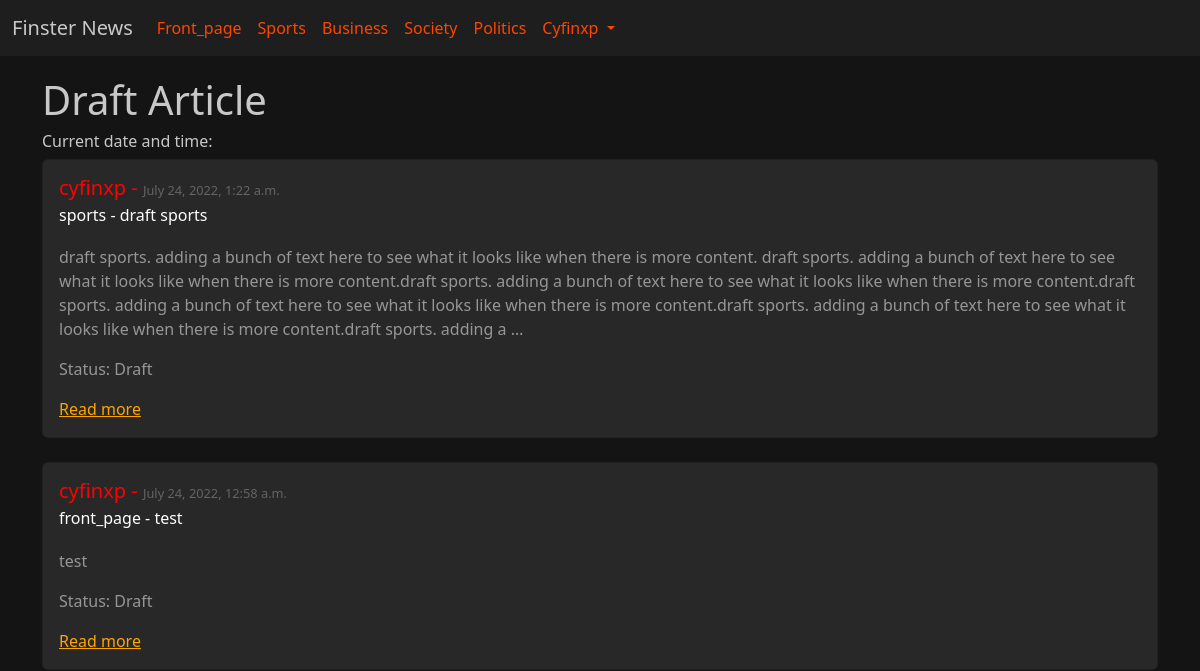
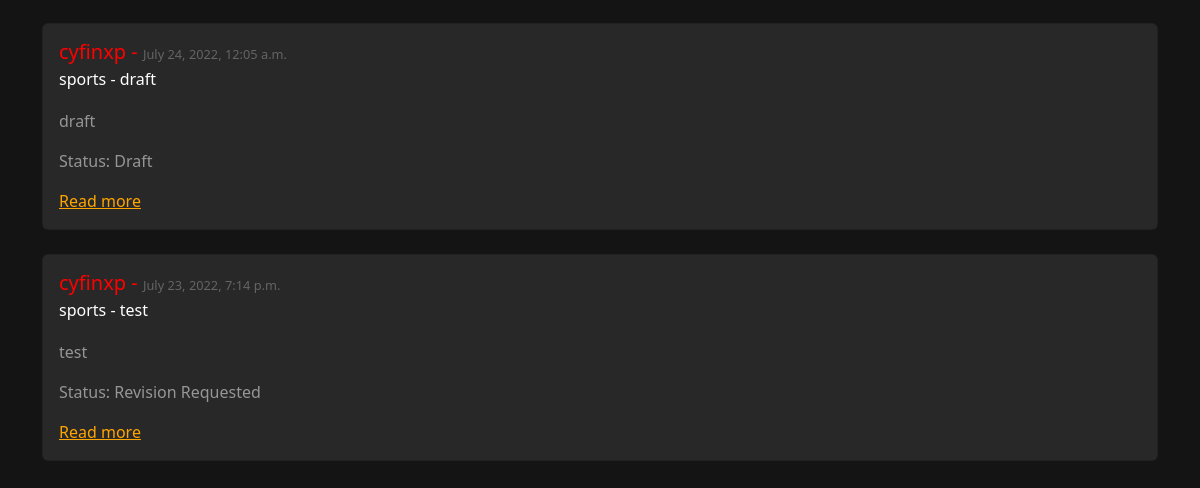
Before: /articles/drafts/ (signed in) with the older database file (2 pictures, top to bottom).
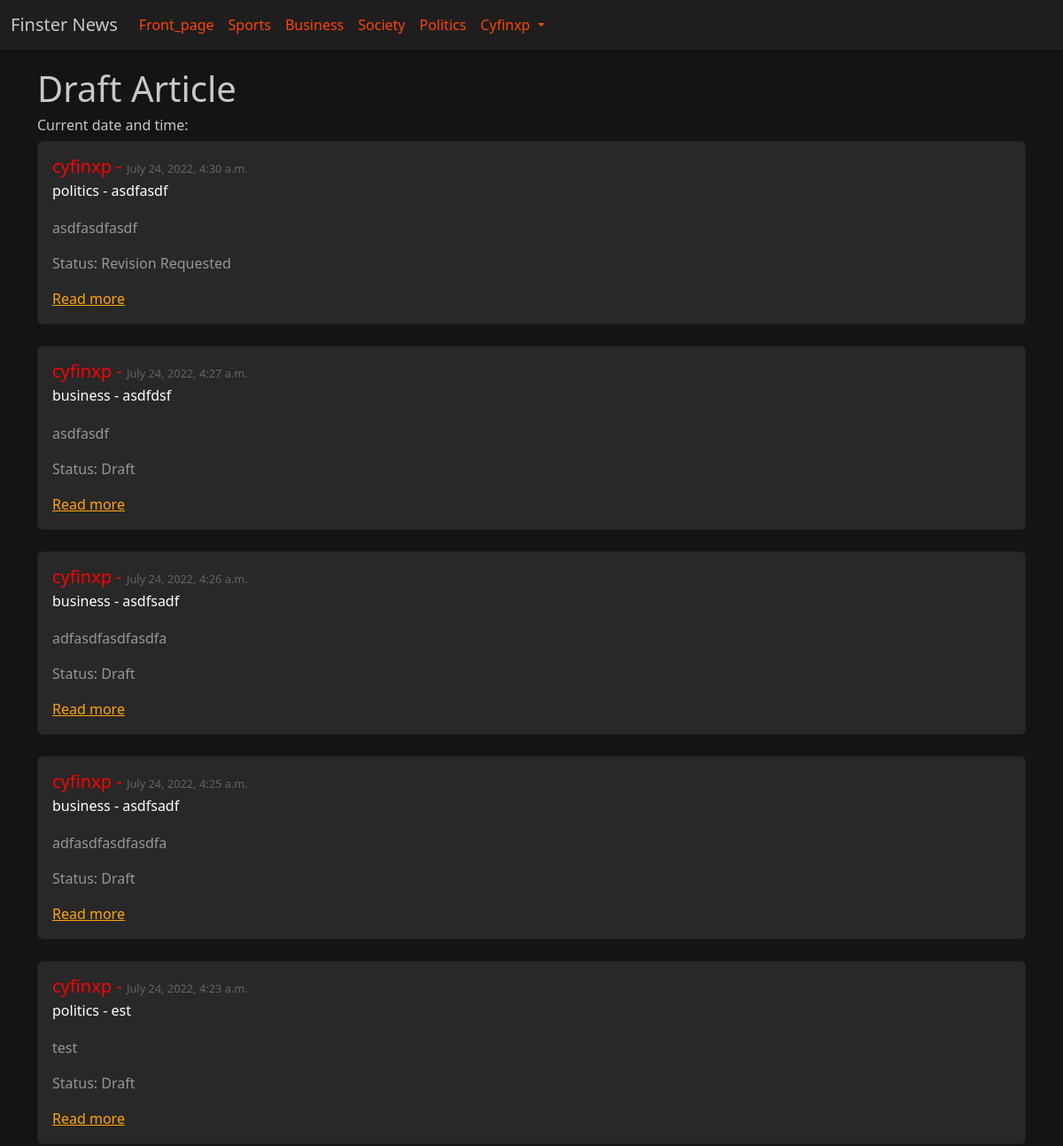
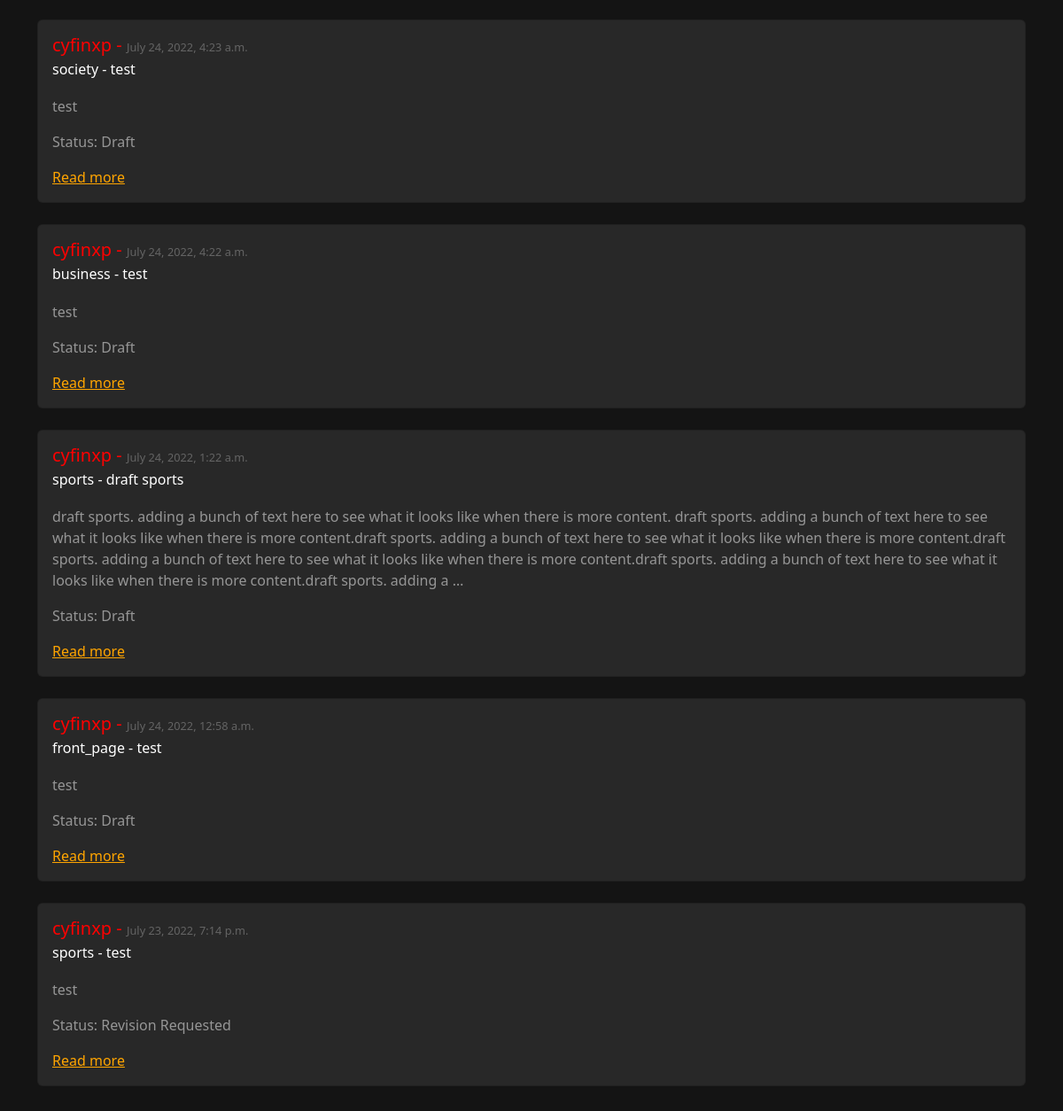
After: the same page with the newer database file (2 pictures, top to bottom).
### articles/models.py (models this page shows, shortened)
class Section(models.Model):
    name = models.CharField(max_length=128)
    description = models.TextField()
    def __str__(self):
        return self.name

class Article(models.Model):
    title = models.CharField(max_length=128)
    subtitle = models.CharField(max_length=128)
    author = models.ForeignKey(
        get_user_model(),
        on_delete=models.CASCADE
    )
    section = models.ForeignKey(
        Section,
        on_delete=models.CASCADE,
        null=True,
        blank=True
    )
    _type = models.ForeignKey(
        ArticleType,
        on_delete=models.CASCADE,
        null=True,
        blank=True
    )
    body = models.TextField()
    status = models.ForeignKey(
        Status,
        on_delete=models.CASCADE,
        null=True,
        blank=True
    )
    created_on = models.DateTimeField(auto_now_add=True)

class Status(models.Model):
    name = models.CharField(max_length=128)
    description = models.TextField()
    def __str__(self):
        return self.name

### accounts/models.py (models this page shows)
class CustomUser(AbstractUser):
    role = models.ForeignKey(
        Role,
        on_delete=models.CASCADE,
        blank=True,
        null=True
    )
    department = models.ForeignKey(
        Department,
        on_delete=models.CASCADE,
        blank=True,
        null=True
    )

### articles/views.py (the view)
# urls.py: path('drafts/', ArticleDraftListView.as_view(), name='article_draft_list'),
class ArticleDraftListView(LoginRequiredMixin, ListView):
    template_name = "articles/draft_list.html"
    model = Article
    def get_article_list_context(self, context, _status):
        context["article_draft_list"] = Article.objects.exclude(status=_status).order_by("created_on").reverse()
        return context
    def get_context_data(self, **kwargs):
        context = super().get_context_data(**kwargs)
        status = Status.objects.get(id=1)
        print(status)
        ArticleNavbarHelper(context)
        if status.id == 1:
            return self.get_article_list_context(context, status)
        if self.request.user.role.id > 1:
            return self.get_article_list_context(context, status)
        raise PermissionDenied("You are not authorized to view this page.")

### articles/views.py (called while the page is built)
    def set_section(self, context):
        context["sections"] = Section.objects.all()

    def set_statuses(self, context):
        context["statuses"] = Status.objects.all()

### templates/articles/draft_list.html (shortened to what this page needs)
{% extends 'base.html' %}
{% block content %}
<h1>Draft Article</h1>
<h6>Current date and time: {{ current_datetime }}</h6>
{% for article in article_draft_list %}
<div class="card">
  <div class="card-body">
    <h5>{{ article.author }}  - <span class="datetime">{{ article.created_on }}</span></h5>
    <h6 class="card-subtitle mb-2">{{ article.section }} - {{ article.title }}</h6>
    <p class="card-text">{{ article.body|truncatechars:500 }}</p>
    <p class="card-text">Status: {{ article.status }}</p>
    <a href="{% url 'article_detail' article.id %}" class="card-link">Read more</a>
  </div>
</div>
<br />
{% endfor %}
{% endblock content %}

### templates/base.html (shortened to what this page needs)
{% load static %}
<!DOCTYPE html>
<html lang="en">
<head>
    <link href="https://cdn.jsdelivr.net/npm/bootstrap@5.2.0/dist/css/bootstrap.min.css"
    rel="stylesheet"
>
    <link rel="stylesheet" href="/static/css/main.css">
</head>
<body>
    <nav class="navbar navbar-expand-lg bg-light">
      <div class="container-fluid">
        <a class="navbar-brand" href="http://127.0.0.1:8000/articles/1/1">Finster News</a>
        <div class="collapse navbar-collapse" id="navbarNavDropdown">
          <div class="navbar-nav">
            <li>
              {% for section in sections %}
                <li><a class="nav-link" aria-current="page" href="{% url 'article_list' section.id 1 %}">{{ section.name }}</a></li>
              {% endfor %}
            </li>
            {% if user.is_authenticated %}
            <li class="nav-item dropdown">
              <a class="nav-link dropdown-toggle" href="#" role="button" data-bs-toggle="dropdown" aria-expanded="false">
                {{ user.username }}
              </a>
            </li>
            {% else %}
            <li class="nav-item"><a class="nav-link" href="{% url 'login' %}">Log In</a></li>
            <li class="nav-item"><a class="nav-link" href="{% url 'signup' %}">Signup</a></li>
            {% endif %}
          </div>
        </div>
      </div>
    </nav>
    <div class="container">
      {% block content %}
      {% endblock content %}
    </div>
</body>
</html>

### static/css/main.css (style rules this page uses)
body { background-color: rgb(20, 20, 20); color: rgb(200, 200, 200); }
.navbar { background-color: rgb(30, 30, 30)!important; }
.nav-link { color: orangered; text-transform: capitalize; }
.navbar-brand { color: rgb(200, 200, 200); }
.container { margin-block: 20px; }
.card { background-color: rgb(40, 40, 40); }
.card a { color: orange; }
.card h5 { color: red; margin-bottom: 10px; }
.card .card-subtitle { color: white!important; margin-bottom: 20px!important; }
.card .datetime { color: rgb(100, 100, 100); font-size: .8rem; }
.card .card-text { color: rgb(150, 150, 150); }

Changed rows visible on the page:
removed Article: author "cyfinxp", created_on "July 24, 2022, 12:05 a.m.", section "sports", title "draft", body "draft", status "Draft"
added Article: author "cyfinxp", created_on "July 24, 2022, 4:30 a.m.", section "politics", title "asdfasdf", body "asdfasdfasdf", status "Revision Requested"
added Article: author "cyfinxp", created_on "July 24, 2022, 4:27 a.m.", section "business", title "asdfdsf", body "asdfasdf", status "Draft"
added Article: author "cyfinxp", created_on "July 24, 2022, 4:26 a.m.", section "business", title "asdfsadf", body "adfasdfasdfasdfa", status "Draft"
added Article: author "cyfinxp", created_on "July 24, 2022, 4:25 a.m.", section "business", title "asdfsadf", body "adfasdfasdfasdfa", status "Draft"
added Article: author "cyfinxp", created_on "July 24, 2022, 4:23 a.m.", section "politics", title "est", body "test", status "Draft"
added Article: author "cyfinxp", created_on "July 24, 2022, 4:23 a.m.", section "society", title "test", body "test", status "Draft"
added Article: author "cyfinxp", created_on "July 24, 2022, 4:22 a.m.", section "business", title "test", body "test", status "Draft"
